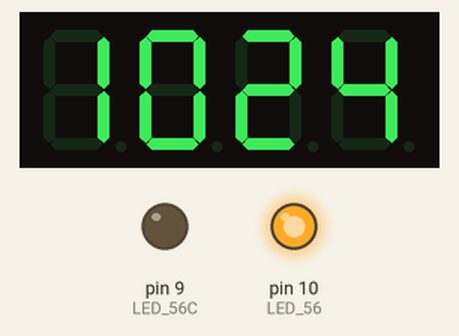
Recording of a sketch running on a simulated Arduino Uno, built with avr-gcc and run on an emulated ATmega328P. On the bench: 4-digit seven-segment display, output pins drawn as LEDs (lit = HIGH). Wiring (inferred from the names in the program): 4-digit 7-segment display, segments lit when HIGH: segments pin 2, pin 3, pin 4, pin 5, pin 6, pin 7, pin 8, A1; digit selects pin 11, pin 12, pin 13, A0. The local clock reads 2024-03-15 10:24:30 at power-on unless the sketch sets it; the segment pins are drawn as the display they are named for; pins used as bus, display or sensor lines are not drawn.

Above: at 0.1 s.
At 90.1 s:
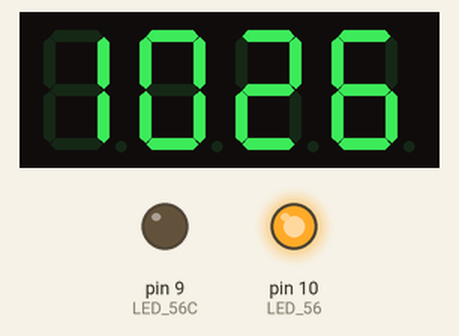
Timing chart, 0 to 91.6 s (numbered marks = the images above):
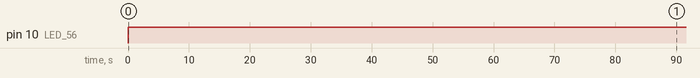

Measured:
- by itself, pin 10 (LED_56): LOW → HIGH at 0.00 s
- what the display in image 0 shows lasts 30.1 s, from 0.0 s to 30.1 s

The sketch:

seven-segment-led-4sets.ino
```cpp
/*
 * show 7-segement LED by scanning.
 * Author : Tony
 */

#include <DS1302.h>

// DS1302 rtc([RST], [DAT], [CLOCK])
DS1302 rtc(A4, A2, A3);

unsigned long interval = 3; // the time we need to wait
unsigned long previousMillis = 0; // millis() returns an unsigned long.
unsigned long currentMillis = 0;
String original_time;
int digi1;
int digi2;
int digi3;
int digi4;

const short int LED_A = 2;     //LED pin13
const short int LED_B = 3;      //LED pin9
const short int LED_C = 4;      //LED pin4
const short int LED_D = 5;      //LED pin2
const short int LED_E = 6;      //LED pin1
const short int LED_F = 7;     //LED pin12
const short int LED_G = 8;      //LED pin5
const short int LED_56C = 9;    //LED pin7
const short int LED_56 = 10;     //LED pin8
const short int LED_DIG1 = 11;  //LED pin14
const short int LED_DIG2 = 12;  //LED pin11
const short int LED_DIG3 = 13;  //LED pin10
const short int LED_DIG4 = A0;   //LED pin6
const short int LED_DP = A1;   //LED pin3

// LED PIN mapping {A,B,C,D,E,F,G}
short int num0[] = {1,1,1,1,1,1,0};
short int num1[] = {0,1,1,0,0,0,0};
short int num2[] = {1,1,0,1,1,0,1};
short int num3[] = {1,1,1,1,0,0,1};
short int num4[] = {0,1,1,0,0,1,1};
short int num5[] = {1,0,1,1,0,1,1};
short int num6[] = {1,0,1,1,1,1,1};
short int num7[] = {1,1,1,0,0,1,0};
short int num8[] = {1,1,1,1,1,1,1};
short int num9[] = {1,1,1,1,0,1,1};


void setup() {
  // DS1302 - 設定時鐘為正常執行模式
  rtc.halt(false);
  // DS1302 - 取消寫入保護，設定日期時要這行
  //rtc.writeProtect(false);
  rtc.writeProtect(true);
  //set_date_time();

  pinMode(LED_A, OUTPUT);
  pinMode(LED_B, OUTPUT);
  pinMode(LED_C, OUTPUT);
  pinMode(LED_D, OUTPUT);
  pinMode(LED_E, OUTPUT);
  pinMode(LED_F, OUTPUT);
  pinMode(LED_G, OUTPUT);
  pinMode(LED_56C, OUTPUT);
  pinMode(LED_56, OUTPUT);
  pinMode(LED_DIG1, OUTPUT);
  pinMode(LED_DIG2, OUTPUT);
  pinMode(LED_DIG3, OUTPUT);
  pinMode(LED_DIG4, OUTPUT);
  pinMode(LED_DP, OUTPUT);
}

void loop() {
  unsigned long currentMillis = millis();

  if (currentMillis - previousMillis < interval * 1.2) {
    original_time = rtc.getTimeStr();
    digi1 = original_time.substring(0,1).toInt();
    digi2 = original_time.substring(1,2).toInt();
    digi3 = original_time.substring(3,4).toInt();
    digi4 = original_time.substring(4,5).toInt();

    switch (digi1) {
      case 0:
        lighting_led_single(1, num0);
      break;
      case 1:
        lighting_led_single(1, num1);
      break;
      case 2:
        lighting_led_single(1, num2);
      break;
    }
  }
  else if ((currentMillis - previousMillis >= interval*1) and (currentMillis - previousMillis < interval*2.4))  {
    switch (digi2) {
      case 0:
        lighting_led_single(2, num0);
      break;
      case 1:
        lighting_led_single(2, num1);
      break;
      case 2:
        lighting_led_single(2, num2);
      break;
      case 3:
        lighting_led_single(2, num3);
      break;
      case 4:
        lighting_led_single(2, num4);
      break;
      case 5:
        lighting_led_single(2, num5);
      break;
      case 6:
        lighting_led_single(2, num6);
      break;
      case 7:
        lighting_led_single(2, num7);
      break;
      case 8:
        lighting_led_single(2, num8);
      break;
      case 9:
        lighting_led_single(2, num9);
      break;
    }
  }
  else if ((currentMillis - previousMillis >= interval*2) and (currentMillis - previousMillis < interval * 3.8)) {
    switch (digi3) {
      case 0:
        lighting_led_single(3, num0);
      break;
      case 1:
        lighting_led_single(3, num1);
      break;
      case 2:
        lighting_led_single(3, num2);
      break;
      case 3:
        lighting_led_single(3, num3);
      break;
      case 4:
        lighting_led_single(3, num4);
      break;
      case 5:
        lighting_led_single(3, num5);
      break;
    }
  }
  else if ((currentMillis - previousMillis >= interval*3) and (currentMillis - previousMillis < interval*4.8)) {
    switch (digi4) {
      case 0:
        lighting_led_single(4, num0);
      break;
      case 1:
        lighting_led_single(4, num1);
      break;
      case 2:
        lighting_led_single(4, num2);
      break;
      case 3:
        lighting_led_single(4, num3);
      break;
      case 4:
        lighting_led_single(4, num4);
      break;
      case 5:
        lighting_led_single(4, num5);
      break;
      case 6:
        lighting_led_single(4, num6);
      break;
      case 7:
        lighting_led_single(4, num7);
      break;
      case 8:
        lighting_led_single(4, num8);
      break;
      case 9:
        lighting_led_single(4, num9);
      break;
    }
  }
  else if (currentMillis - previousMillis >= interval*4) {
      previousMillis = currentMillis;
  }
}

void lighting_led_single(int digi_n, short int num[]) {
  digitalWrite(LED_A, num[0]);
  digitalWrite(LED_B, num[1]);
  digitalWrite(LED_C, num[2]);
  digitalWrite(LED_D, num[3]);
  digitalWrite(LED_E, num[4]);
  digitalWrite(LED_F, num[5]);
  digitalWrite(LED_G, num[6]);
  switch (digi_n) {
    case 1:
      digitalWrite(LED_DIG1, LOW);
      digitalWrite(LED_DIG2, HIGH);
      digitalWrite(LED_DIG3, HIGH);
      digitalWrite(LED_DIG4, HIGH);
      break;
    case 2:
      digitalWrite(LED_DIG1, HIGH);
      digitalWrite(LED_DIG2, LOW);
      digitalWrite(LED_DIG3, HIGH);
      digitalWrite(LED_DIG4, HIGH);
      break;
    case 3:
      digitalWrite(LED_DIG1, HIGH);
      digitalWrite(LED_DIG2, HIGH);
      digitalWrite(LED_DIG3, LOW);
      digitalWrite(LED_DIG4, HIGH);
      break;
    case 4:
      digitalWrite(LED_DIG1, HIGH);
      digitalWrite(LED_DIG2, HIGH);
      digitalWrite(LED_DIG3, HIGH);
      digitalWrite(LED_DIG4, LOW);
      break;
  }

    digitalWrite(LED_56C, LOW);
    digitalWrite(LED_56, HIGH);
/*
    digitalWrite(LED_DP, LOW);
*/
}

void lighting_led_together(int digi1[], int digi2[], int digi3[], int digi4[]) {
  digitalWrite(LED_A, digi1[0]);
  digitalWrite(LED_B, digi1[1]);
  digitalWrite(LED_C, digi1[2]);
  digitalWrite(LED_D, digi1[3]);
  digitalWrite(LED_E, digi1[4]);
  digitalWrite(LED_F, digi1[5]);
  digitalWrite(LED_G, digi1[6]);
  digitalWrite(LED_DIG1, LOW);
  digitalWrite(LED_DIG2, HIGH);
  digitalWrite(LED_DIG3, HIGH);
  digitalWrite(LED_DIG4, HIGH);
  digitalWrite(LED_A, digi2[0]);
  digitalWrite(LED_B, digi2[1]);
  digitalWrite(LED_C, digi2[2]);
  digitalWrite(LED_D, digi2[3]);
  digitalWrite(LED_E, digi2[4]);
  digitalWrite(LED_F, digi2[5]);
  digitalWrite(LED_G, digi2[6]);
  digitalWrite(LED_DIG1, HIGH);
  digitalWrite(LED_DIG2, LOW);
  digitalWrite(LED_DIG3, HIGH);
  digitalWrite(LED_DIG4, HIGH);
  delay(interval);
  digitalWrite(LED_A, digi3[0]);
  digitalWrite(LED_B, digi3[1]);
  digitalWrite(LED_C, digi3[2]);
  digitalWrite(LED_D, digi3[3]);
  digitalWrite(LED_E, digi3[4]);
  digitalWrite(LED_F, digi3[5]);
  digitalWrite(LED_G, digi3[6]);
  digitalWrite(LED_DIG1, HIGH);
  digitalWrite(LED_DIG2, HIGH);
  digitalWrite(LED_DIG3, LOW);
  digitalWrite(LED_DIG4, HIGH);
  delay(interval);
  digitalWrite(LED_A, digi4[0]);
  digitalWrite(LED_B, digi4[1]);
  digitalWrite(LED_C, digi4[2]);
  digitalWrite(LED_D, digi4[3]);
  digitalWrite(LED_E, digi4[4]);
  digitalWrite(LED_F, digi4[5]);
  digitalWrite(LED_G, digi4[6]);
  digitalWrite(LED_DIG1, HIGH);
  digitalWrite(LED_DIG2, HIGH);
  digitalWrite(LED_DIG3, HIGH);
  digitalWrite(LED_DIG4, LOW);
  delay(interval);
}
```
